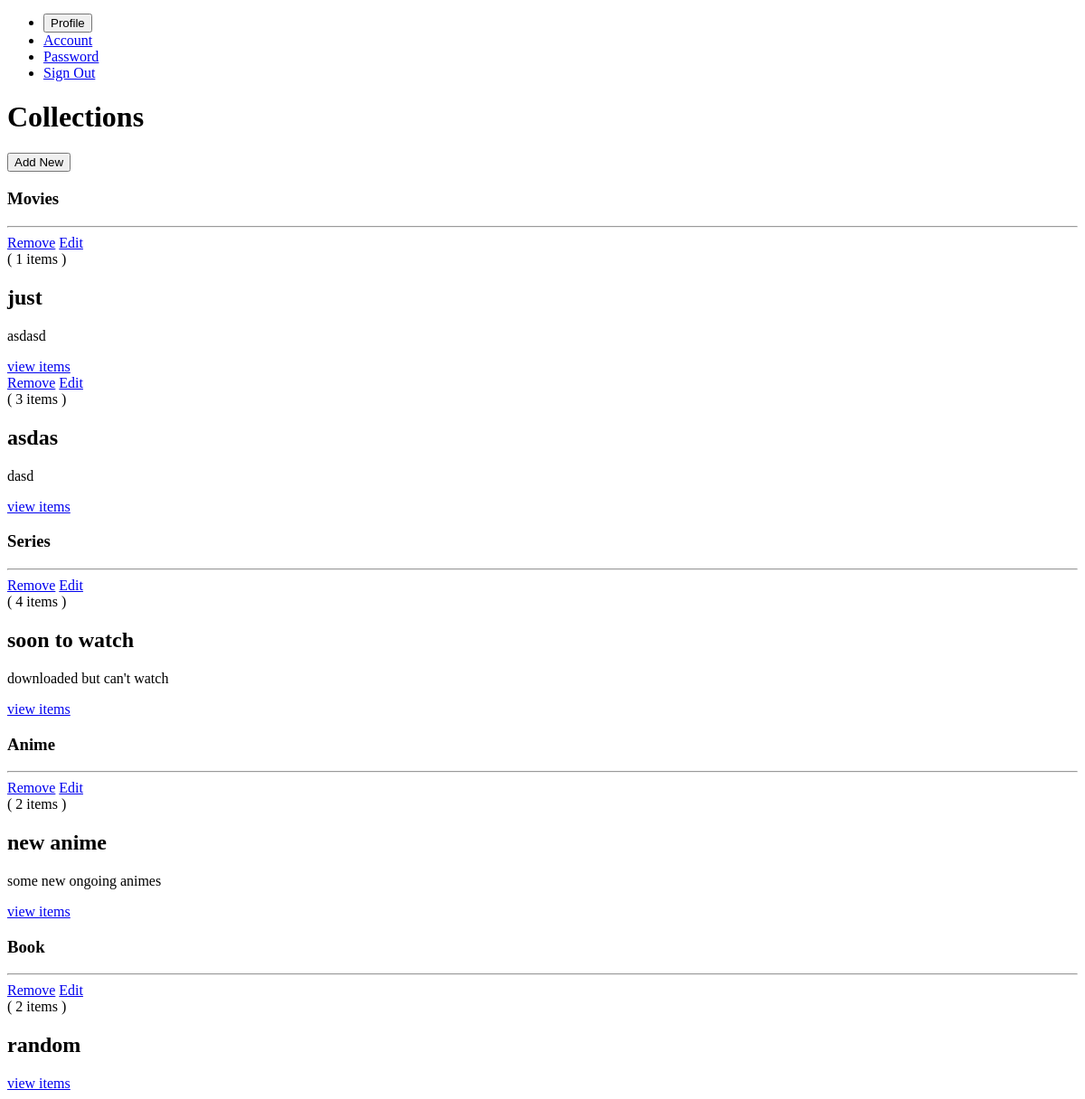
The page /dash/collections/ (signed in, lower part) on the database as committed earlier.
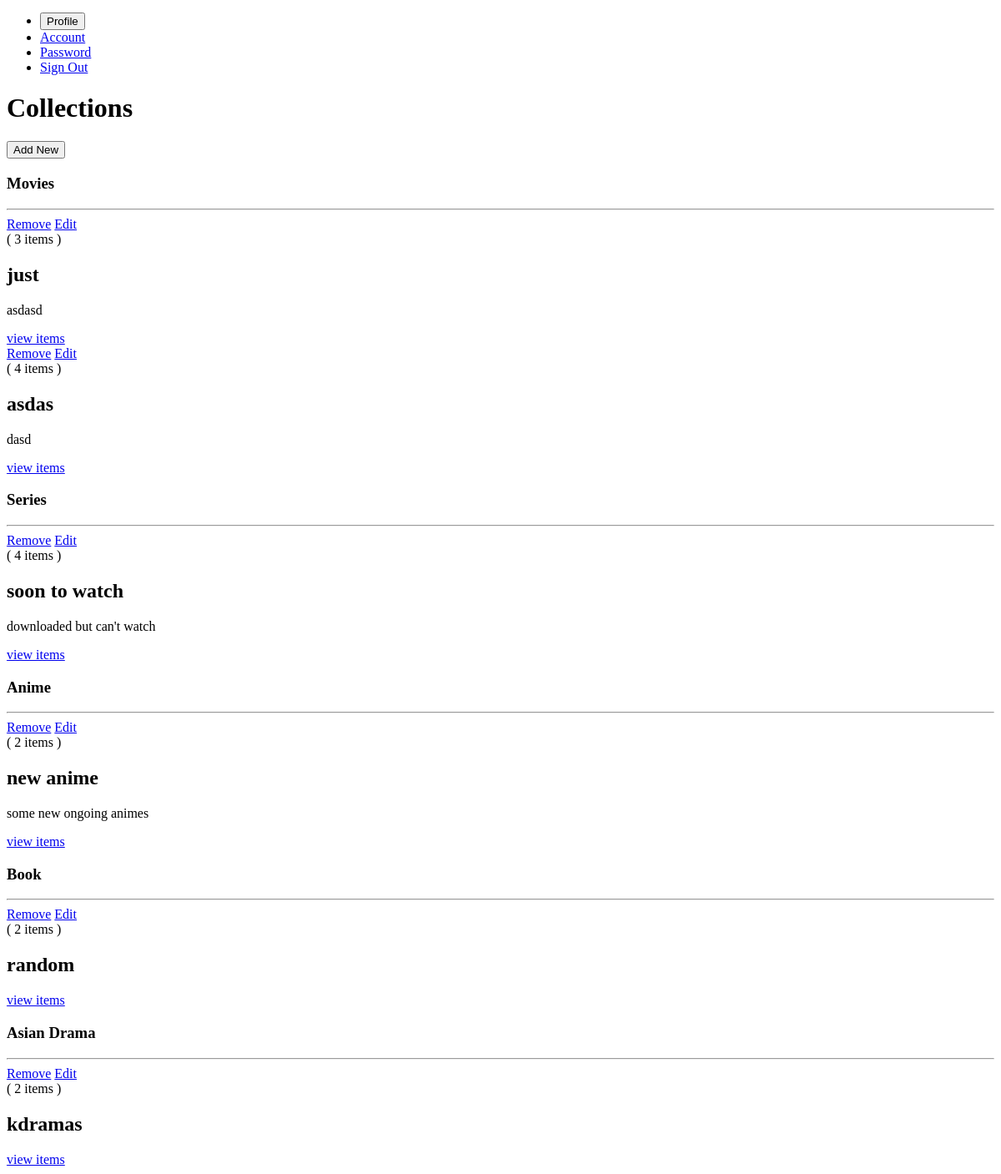
The same page on the database as committed later.
### dashboard/models/collections.py (models this page shows, shortened)
class Collections(models.Model):
    TYPE_CLASS = (
        ("movie", "Any movie around the world."),
        ("series", "Any series except Asian ones."),
        ("anime", "Anime not cartoons."),
        ("book", "Book"),
        ("manga", "Comics, graphics novels."),
        ("asian drama", "Series from Asia."),
    )
    owner = models.ForeignKey(
        User, on_delete=models.CASCADE, blank=False, null=False, default="0"
    )
    collection_id = models.BigIntegerField(unique=True, max_length=19)
    name = models.CharField(max_length=20)
    description = models.CharField(max_length=60, blank=True)
    type = models.CharField(max_length=12, choices=TYPE_CLASS)
    slug = models.SlugField(max_length=7, editable=False)
    stuffs = models.ManyToManyField(Stuff, through="Inclution")
    date_created = models.DateTimeField(auto_now=True)

### dashboard/views/collections.py (the view, shortened to what this page needs)
# urls.py: path("collections/", CollectionsView.as_view(), name="collections"),
@method_decorator(login_required, name="dispatch")
class CollectionsView(View):
    form_class = AddCollectionForm
    template_name = "main/collections/collections.html"
    def get(self, request, *args, **kwargs):
        collections = Collections.objects.filter(owner=request.user).order_by(
            "-date_created"
        )
        movies = collections.filter(type="movie")
        series = collections.filter(type="series")
        animes = collections.filter(type="anime")
        mangas = collections.filter(type="manga")
        books = collections.filter(type="book")
        asian_dramas = collections.filter(type="asian drama")
        return render(
            request,
            self.template_name,
            {
                "form": self.form_class,
                "movies": movies,
                "series": series,
                "animes": animes,
                "mangas": mangas,
                "books": books,
                "asian_dramas": asian_dramas,
            },
        )

### dashboard/templates/main/collections/collections.html (shortened to what this page needs)
{% extends 'dashboard.html' %}
{% load static %}
{% block content %}
  <div class="w-5/6 mx-auto py-6">
    <div class="mb-4 flex items-center justify-between">
      <h1 class="uppercase font-bold text-sm">Collections</h1>
      <button @click="add_col=true" class="border border-purple-600 py-1 px-3 text-sm lowercase tracking-wide rounded text-purple-600 hover:text-white hover:bg-purple-600">Add New</button>
    </div>
    {% if movies or series or animes or mangas or books or asian_dramas %}
      {% if movies %}
      <div>
        <h3 class="font-light">
          Movies
        </h3>
        <hr>
        <div class="collections-group grid-cols-1 lg:grid-cols-3">
          {% for collection in movies %}
          {% url 'collections-delete' slug=collection.slug as delete %}
          {% url 'collections-update' slug=collection.slug as update %}
          {% url 'collections-page' slug=collection.slug as page %}
          {% include "main/collections/each-collection.html" with color="teal" collection=collection link=delete update=update %}
          {% endfor %}
        </div>
      </div>
      {% endif %}
      {% if series %}
      <div>
        <h3 class="font-light mt-6">
          Series
        </h3>
        <hr>
        <div class="collections-group grid-cols-1 lg:grid-cols-3">
          {% for collection in series %}
          {% url 'collections-delete' slug=collection.slug as delete %}
          {% url 'collections-update' slug=collection.slug as update %}
          {% url 'collections-page' slug=collection.slug as page %}
          {% include "main/collections/each-collection.html" with color="green" collection=collection link=delete update=update %}
          {% endfor %}
        </div>
      </div>
      {% endif %}
      {% if animes %}
      <div>
        <h3 class="font-light mt-6">
          Anime
        </h3>
        <hr>
        <div class="collections-group grid-cols-1 lg:grid-cols-3">
          {% for collection in animes %}
          {% url 'collections-delete' slug=collection.slug as delete %}
          {% url 'collections-update' slug=collection.slug as update %}
          {% url 'collections-page' slug=collection.slug as page %}
          {% include "main/collections/each-collection.html" with color="gray" collection=collection link=delete update=update %}
          {% endfor %}
        </div>
      </div>
      {% endif %}
      {% if books %}
      <div>
        <h3 class="font-light mt-6">
          Book
        </h3>
        <hr>
        <div class="collections-group grid-cols-1 lg:grid-cols-3">
          {% for collection in books %}
          {% url 'collections-delete' slug=collection.slug as delete %}
          {% url 'collections-update' slug=collection.slug as update %}
          {% url 'collections-page' slug=collection.slug as page %}
          {% include "main/collections/each-collection.html" with color="indigo" collection=collection link=delete update=update %}
          {% endfor %}
        </div>
      </div>
      {% endif %}
      {% if asian_dramas %}
      <div>
        <h3 class="font-light mt-6">
          Asian Drama
        </h3>
        <hr>
        <div class="collections-group grid-cols-1 lg:grid-cols-3">
          {% for collection in asian_dramas %}
          {% url 'collections-delete' slug=collection.slug as delete %}
          {% url 'collections-update' slug=collection.slug as update %}
          {% url 'collections-page' slug=collection.slug as page %}
          {% include "main/collections/each-collection.html" with color="orange" collection=collection link=delete update=update %}
          {% endfor %}
        </div>
      </div>
      {% endif %}
    {% else %}
      <div class="mt-4 text-center">
        <p class="text-lg tracking-wide font-light">Yay! Nothing to see here, you can make a collection to add...</p>
      </div>
    {% endif %}
  </div>
{% endblock content %}

### dashboard/templates/main/collections/each-collection.html
<div class="bg-{{color}}-600 relative group hover:bg-{{color}}-700 p-4 h-32 rounded text-white">
  <div class="group-hover:flex absolute hidden w-full">
    <div class="flex flex-col absolute right-0 mr-8">
      <a href="{{delete}}" type="button" class="bg-red-600 text-center hover:bg-red-700 text-sm tracking-wide px-2 py-1 rounded my-1 text-gray-100">Remove</a>
      <a href="{{update}}" type="button" class="bg-blue-600 text-center hover:bg-blue-700 text-sm tracking-wide px-2 py-1 rounded my-1 text-gray-100">Edit</a>
    </div>
  </div>
  <div class="absolute left-0 bottom-0 text-sm tracking-wide mb-2 ml-2 z-40">
    ( {{collection.stuffs.all|length}} items )
  </div>
  <h2 class="text-2xl font-bold tracking-wide">{{collection.name}}</h2>
  <p class="text-lg font-light text-gray-300 ml-4 truncate">{{collection.description}}</p>
  <div class="text-center z-50">
    <a href="{{page}}" type="button" class="bg-{{color}}-500 mt-2 hover:bg-{{color}}-600 text-sm tracking-wide px-4  py-1 rounded text-white" title="View items of collection '{{collection.name}}'">view items</a>
  </div>
</div>

Rows that differ between the two databases and show on the page:
computed for Collections "just": stuffs.all|length "1" → "3"
computed for Collections "asdas": stuffs.all|length "3" → "4"
added Collections: stuffs.all|length "2", name "kdramas", shown under "Asian Drama"
Other text that changed with them:
text now shown: "Asian Drama"
